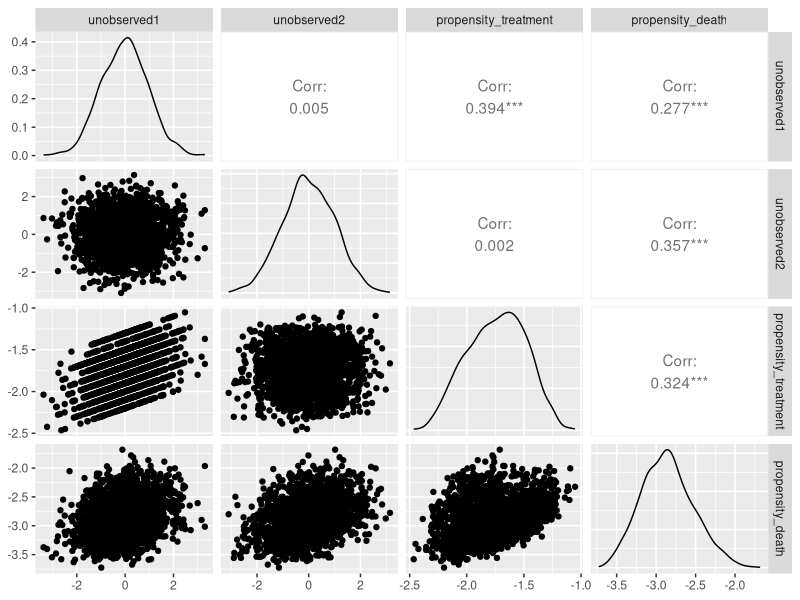
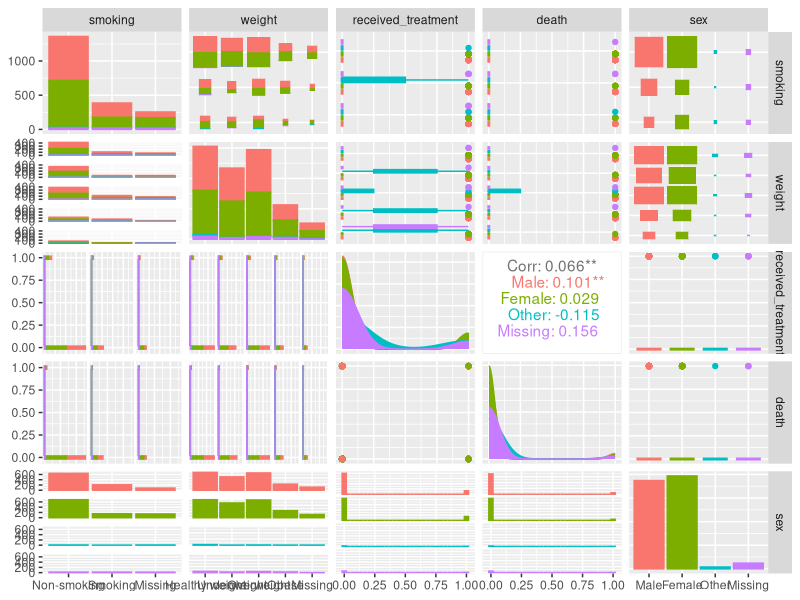

Recreate these plots in R, in order. (Note: this script raises an error after producing the figures.)
library(tidyverse)
library(survey)
library(boot)
library(GGally)
library(broom)

#================Create some marginal totals===============


#---------------Set up variables------------------
continents <- c("Eastasia", "Oceania", "Eurasia")
races <- c("Klingon", "Vulcan", "Human", "Missing")
sexes <- c("Male", "Female", "Other", "Missing")
smoking <- c("Smoking", "Non-smoking", "Missing")
weight <- c("Underweight", "Healthy weight", "Overweight", "Obese", "Missing")

#-------------Race x continent------------------
rc_tot <- expand.grid(race = races, continent = continents) %>%
  mutate(Freq = c(100, 200, 30000, 500,
                  5000, 1000, 2000, 500,
                  2000, 10000,3000, 1000))

c_tot <- rc_tot %>%
  group_by(continent) %>%
  summarise(continent_total = sum(Freq))

r_tot <- rc_tot %>%
  group_by(race) %>%
  summarise(race_total = sum(Freq))

#-------------------Race x sex---------------------
rx_tot <- expand.grid(race = races, sex = sexes) %>%
  left_join(r_tot, by = "race") %>%
  mutate(Freq = case_when(
    sex == "Male" & race == "Klingon" ~ 0.40 * race_total,
    sex == "Female" & race == "Klingon" ~ 0.56 * race_total,
    sex == "Male"                     ~ 0.47 * race_total,
    sex == "Female"                   ~ 0.49 * race_total,
    sex == "Missing"                  ~ 0.03 * race_total,
    sex == "Other"                    ~ 0.01 * race_total
  )) %>%
  select(-race_total)

stopifnot(sum(rc_tot$Freq) == sum(rx_tot$Freq))

x_tot <- rx_tot %>%
  group_by(sex) %>%
  summarise(sex_total = sum(Freq))

#-------------------Sex x smoking----------------

xs_tot <- expand.grid(sex = sexes, smoking = smoking) %>%
  left_join(x_tot, by = "sex") %>%
  mutate(Freq = case_when(
    sex == "Male" & smoking == "Smoking" ~ 0.2 * sex_total,
    sex == "Male" & smoking == "Non-smoking" ~ 0.7 * sex_total,
    sex == "Male" & smoking == "Missing" ~ 0.1 * sex_total,
    sex == "Female" & smoking == "Smoking" ~ 0.15 * sex_total,
    sex == "Female" & smoking == "Non-smoking" ~ 0.72 * sex_total,
    sex == "Female" & smoking == "Missing" ~ 0.13 * sex_total,
    sex %in% c("Other", "Missing") ~ sex_total / 3
  )) %>%
  select(-sex_total)

stopifnot(sum(rc_tot$Freq) == sum(xs_tot$Freq))

s_tot <- xs_tot %>%
  group_by(smoking) %>%
  summarise(smoking_total = sum(Freq))

#---------------------Smoking x weight---------------------

sw_tot <- expand.grid(smoking = smoking, weight = weight) %>%
  left_join(s_tot, by = "smoking") %>%
  mutate(Freq = case_when(
    smoking == "Smoking" & weight == "Obese" ~ 0.2 * smoking_total,
    weight == "Obese" ~ 0.1 * smoking_total,
    weight == "Healthy weight" ~ 0.3 * smoking_total,
    weight == "Overweight" ~ 0.3 * smoking_total,
    weight == "Missing" ~ 0.05 * smoking_total,
    smoking == "Smoking" & weight == "Underweight" ~ 0.15 * smoking_total,
    TRUE ~ 0.25 * smoking_total
  )) %>%
  select(-smoking_total)


stopifnot(sum(rc_tot$Freq) == sum(sw_tot$Freq))

w_tot <- sw_tot %>%
  group_by(weight) %>%
  summarise(weight_total = sum(Freq))

#====================Create microdata of demographic variables that match the marginal totals========

population <- expand.grid(
  continent = continents,
  race = races,
  sex = sexes,
  smoking = smoking,
  weight = weight
) %>%
  as_tibble()

sd <- svydesign(~1, data = population)
sdr <- rake(sd, 
     sample = list(~race + continent,
                   ~race + sex,
                   ~sex + smoking,
                   ~smoking + weight),
     population = list(rc_tot,
                       rx_tot,
                       xs_tot,
                       sw_tot))

population$prob <- weights(sdr) / sum(weights(sdr))

set.seed(123)
the_sample <- sample_n(population, 60000, weight = prob, replace = TRUE) %>%
  select(-prob)


table(the_sample$race)
table(the_sample$continent)
table(the_sample$sex)
table(the_sample$smoking)
table(the_sample$weight)

#=====================Model to get the treatment and the result===========

set.seed(42)
the_sample <- the_sample %>%
  mutate(unobserved1 = rnorm(n()),
         unobserved2 = rnorm(n())) %>%
  mutate(propensity_treatment =
            0.3 * (continent == "Eastasia") +
            0.1 * (race == "Human") +
            0.1 * (smoking == "Non-smoking") +
            0.2 * (weight == "Obese") +
           -0.2 * (weight == "Healthy weight") +
           unobserved1 / 10 +
           -2) %>%
  mutate(received_treatment = rbinom(n = n(), size = 1,
                                     prob = inv.logit(propensity_treatment)),
         propensity_death =
            0.3 * (continent == "Oceania") +
           -0.1 * (continent == "Eurasia") +
            0.2 * (race == "Klingon") +
           -0.2 * (race == "Vulcan") +
            0.2 * (smoking == "Smoking") +
            0.1 * (smoking == "Missing") +
            0.19 * (sex == "Male") +
            0.31 * (weight == "Obese") +
           -0.2 * (weight == "Healthy weight") +
           -0.05 * (weight == "Under weight") +
            unobserved1 / 12 +
            unobserved2 / 8 +
            0.2 * received_treatment +
           -3) %>%
  mutate(death = rbinom(n = n(), size = 1,
                        prob = inv.logit(propensity_death))) %>%
  mutate(weight = fct_relevel(weight, "Healthy weight"),
         smoking = fct_relevel(smoking, "Non-smoking"))
           

the_sample %>%
  sample_n(size = 2000) %>%
  select(unobserved1, unobserved2, propensity_treatment, propensity_death) %>%
  ggpairs()


the_sample %>%
  select(smoking, weight, received_treatment, death, sex) %>%
  sample_n(size = 2000) %>%
  ggpairs(mapping = aes(fill = sex, colour = sex))

#===============fitting a model============

mod1 <- glm(death ~ continent + weight + race + sex + smoking + weight + received_treatment, 
            family = "binomial",
            data = the_sample)

summary(mod1)
anova(mod1, test = "Chi")
ci <- confint(mod1)

ci %>%
  tidy() %>%
  rename(var = .rownames,
         upper = X97.5..,
         lower = X2.5..) %>%
  mutate(metavar = case_when(
    grepl("continent", var) ~ "Continent compared to 'Eastasia'",
    grepl("weight", var) ~ "Weight compared to 'healthy weight'",
    grepl("race", var) ~ "Race compared to 'Human'",
    grepl("sex", var) ~ "Sex compared to 'Male'",
    grepl("smoking", var) ~ "Smoking status",
    var == "received_treatment" ~ "Treatment"
  )) %>%
  mutate(var = gsub("^continent", "", var),
         var = gsub("^weight", "", var),
         var = gsub("^race", "", var),
         var = gsub("^sex", "", var),
         var = gsub("^smoking", "", var),
         var = gsub("received_treatment", "Received treatment", var)) %>%
  filter(!var %in% c("(Intercept)", "Missing")) %>%
  mutate(mid = (upper + lower) / 2,
         metavar = fct_reorder(metavar, -mid),
         var = fct_reorder2(var, mid, metavar)) %>%
  mutate_if(is.numeric, exp) %>%
  ggplot(aes(y = var, yend = var, x = lower, xend = upper, colour = metavar)) +
  geom_vline(xintercept = 1) +
  geom_segment(size = 2) +
  theme_minimal() +
  scale_x_log10(breaks = c(0.5, 1, 1.5, 2, 2.5)) +
  labs(x ="95% confidence interval of odds ratio of dying",
       y = "",
       colour = "Type of variable",
       title = "Simulating plausible microdata for clinical studies",
       subtitle = str_wrap("Demonstration of how to create a fake observational study given marginal totals, 
       a model for propensity to receive treatment, and a model for impact on target variable.", 85),
       caption = "http://freerangestats.info")
